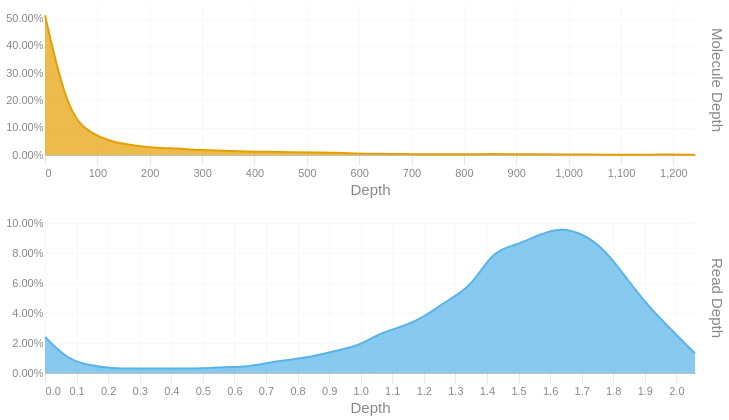

Source (notebook cell):
### Code cell
readdep = depth_hist(tb['Read Depth'], q99, 3)
readdep = readdep.with_columns(pl.lit('Read Depth').alias('Metric'))
if not SKIPLR:
    moldep = depth_hist(tb['Molecule Depth'], mol_q99, 1)
    moldep = moldep.with_columns(pl.lit('Molecule Depth').alias('Metric'))
    _hist = pl.concat([readdep, moldep])
    _hist = _hist.filter(pl.col('Proportion') != 0)
    with SafeRender(_hist):
        (
            alt.Chart(_hist)        
            .mark_area(interpolate = "basis")
            .encode(
                x=alt.X('Bin:Q').scale(domainMin=0).axis(alt.Axis(title='Depth')),
                y = alt.Y('Proportion:Q', title = None).axis(format = '.2%'),
                color = alt.Color('Metric:N').legend(None),
                row = alt.Row("Metric:N").header(title = None, labelOrient = 'right'),
                tooltip = [
                    alt.Tooltip("Metric:N", title = "Metric"),
                    alt.Tooltip('Interval:N', title = "Depth Interval"),
                    alt.Tooltip('Proportion:Q', title = "% Alignments").format('.2%')
                ]
            )
            .resolve_scale(x='independent', y='independent')
            .properties(
                height = 150, width = 650,
                usermeta={'embedOptions': {'downloadFileName': f'{samplename}.depth.hist'}}
            )
        ).display()
else:
    readdep = readdep.filter(pl.col('Proportion') != 0)
    with SafeRender(readdep):
        (
            alt.Chart(readdep)        
            .mark_area(interpolate = "basis")
            .encode(
                x=alt.X('Bin:Q').scale(domainMin=0).axis(alt.Axis(title='Depth')),
                y = alt.Y('Proportion:Q', title = None).axis(format = '.2%'),
                tooltip = [
                    alt.Tooltip('Interval:N', title = "Depth Interval"),
                    alt.Tooltip('Proportion:Q', title = "% Alignments").format('.2%')
                ]
            )
            .properties(
                usermeta={'embedOptions': {'downloadFileName': f'{samplename}.depth.hist'}}
            )
        ).display()

### Figure 1 — Vega-Lite specification as saved in the notebook (floating-point values rounded to 4 significant figures)
{"width": 650, "height": 150, "config": {"title": {"anchor": "start", "dy": -15, "fontSize": 18, "color": "#888888", "subtitleColor": "#888888", "subtitleFontSize": 14}, "arc": {"fill": "#0072B2"}, "axis": {"domainColor": "#888888", "domainWidth": 0.5, "gridWidth": 0.2, "grid": false, "titleFontWeight": 400, "titleFontSize": 15, "labelFontSize": 11, "labelColor": "#888888", "tickColor": "#888888", "tickWidth": 0.2, "titleColor": "#888888"}, "axisBand": {"grid": false}, "axisX": {"grid": true, "tickSize": 10, "domainCap": "round"}, "axisY": {"domain": false, "grid": true, "tickSize": 0, "domainCap": "round"}, "background": "transparent", "header": {"labelFontSize": 15, "labelColor": "#888888", "titleFontSize": 15, "titleFontWeight": 600, "titleColor": "#888888"}, "legend": {"labelFont": "sans-serif", "labelFontSize": 12, "labelColor": "#888888", "symbolSize": 100, "symbolType": "circle", "titleFontSize": 12, "titlePadding": 10, "titleColor": "#888888", "title": null}, "range": {"category": ["#E69F00", "#56B4E9", "#009E73", "#F0E442", "#0072B2", "#D55E00", "#CC79A7", "#000000"], "diverging": ["#cfe8f3", "#a2d4ec", "#73bfe2", "#46abdb", "#1696d2", "#12719e"]}, "area": {"fill": "#0072B2", "fillOpacity": 0.7, "line": true, "strokeOpacity": 0.7}, "line": {"color": "#0072B2", "stroke": "#0072B2", "strokeWidth": 2}, "trail": {"color": "#0072B2", "stroke": "#0072B2", "strokeWidth": 0, "size": 1}, "point": {"filled": true, "fillOpacity": 1.0, "size": 95}, "text": {"color": "#888888", "fontSize": 11, "align": "right", "fontWeight": 400, "size": 11}, "bar": {"fill": "#0072B2", "stroke": null}, "view": {"stroke": null, "continuousWidth": 660, "continuousHeight": 400}}, "data": {"name": "data-4a8a737ca2e07c8feaf9b10a7bf2ea8c"}, "mark": {"type": "area", "interpolate": "basis"}, "encoding": {"color": {"field": "Metric", "legend": null, "type": "nominal"}, "row": {"field": "Metric", "header": {"title": null, "labelOrient": "right"}, "type": "nominal"}, "tooltip": [{"field": "Metric", "title": "Metric", "type": "nominal"}, {"field": "Interval", "title": "Depth Interval", "type": "nominal"}, {"field": "Proportion", "format": ".2%", "title": "% Alignments", "type": "quantitative"}], "x": {"axis": {"title": "Depth"}, "field": "Bin", "scale": {"domainMin": 0}, "type": "quantitative"}, "y": {"axis": {"format": ".2%"}, "field": "Proportion", "title": null, "type": "quantitative"}}, "resolve": {"scale": {"x": "independent", "y": "independent"}}, "usermeta": {"embedOptions": {"downloadFileName": "S5_Hudson_1176.depth.hist"}}, "$schema": "https://vega.github.io/schema/vega-lite/v6.1.0.json", "datasets": {"data-4a8a737ca2e07c8feaf9b10a7bf2ea8c": [{"Bin": 0.0, "Interval": "0.0-0.071", "Proportion": 0.024, "Metric": "Read Depth"}, {"Bin": 0.071, "Interval": "0.071-0.142", "Proportion": 0.009, "Metric": "Read Depth"}, {"Bin": 0.142, "Interval": "0.142-0.213", "Proportion": 0.005, "Metric": "Read Depth"}, {"Bin": 0.213, "Interval": "0.213-0.284", "Proportion": 0.003, "Metric": "Read Depth"}, {"Bin": 0.284, "Interval": "0.284-0.355", "Proportion": 0.003, "Metric": "Read Depth"}, {"Bin": 0.355, "Interval": "0.355-0.426", "Proportion": 0.003, "Metric": "Read Depth"}, {"Bin": 0.426, "Interval": "0.426-0.497", "Proportion": 0.003, "Metric": "Read Depth"}, {"Bin": 0.497, "Interval": "0.497-0.568", "Proportion": 0.003, "Metric": "Read Depth"}, {"Bin": 0.568, "Interval": "0.568-0.639", "Proportion": 0.004, "Metric": "Read Depth"}, {"Bin": 0.639, "Interval": "0.639-0.71", "Proportion": 0.004, "Metric": "Read Depth"}, {"Bin": 0.71, "Interval": "0.71-0.781", "Proportion": 0.007, "Metric": "Read Depth"}, {"Bin": 0.781, "Interval": "0.781-0.852", "Proportion": 0.009, "Metric": "Read Depth"}, {"Bin": 0.852, "Interval": "0.852-0.923", "Proportion": 0.011, "Metric": "Read Depth"}, {"Bin": 0.923, "Interval": "0.923-0.994", "Proportion": 0.015, "Metric": "Read Depth"}, {"Bin": 0.994, "Interval": "0.994-1.065", "Proportion": 0.018, "Metric": "Read Depth"}, {"Bin": 1.065, "Interval": "1.065-1.136", "Proportion": 0.027, "Metric": "Read Depth"}, {"Bin": 1.136, "Interval": "1.136-1.207", "Proportion": 0.031, "Metric": "Read Depth"}, {"Bin": 1.207, "Interval": "1.207-1.278", "Proportion": 0.038, "Metric": "Read Depth"}, {"Bin": 1.278, "Interval": "1.278-1.349", "Proportion": 0.049, "Metric": "Read Depth"}, {"Bin": 1.349, "Interval": "1.349-1.42", "Proportion": 0.057, "Metric": "Read Depth"}, {"Bin": 1.42, "Interval": "1.42-1.491", "Proportion": 0.082, "Metric": "Read Depth"}, {"Bin": 1.491, "Interval": "1.491-1.562", "Proportion": 0.085, "Metric": "Read Depth"}, {"Bin": 1.562, "Interval": "1.562-1.633", "Proportion": 0.092, "Metric": "Read Depth"}, {"Bin": 1.633, "Interval": "1.633-1.704", "Proportion": 0.097, "Metric": "Read Depth"}, {"Bin": 1.704, "Interval": "1.704-1.775", "Proportion": 0.093, "Metric": "Read Depth"}, {"Bin": 1.775, "Interval": "1.775-1.846", "Proportion": 0.082, "Metric": "Read Depth"}, {"Bin": 1.846, "Interval": "1.846-1.917", "Proportion": 0.062, "Metric": "Read Depth"}, {"Bin": 1.917, "Interval": "1.917-1.988", "Proportion": 0.043, "Metric": "Read Depth"}, {"Bin": 1.988, "Interval": "1.988-2.059", "Proportion": 0.028, "Metric": "Read Depth"}, {"Bin": 2.059, "Interval": "2.059-2.13", "Proportion": 0.013, "Metric": "Read Depth"}, {"Bin": 0.0, "Interval": "0.0-42.8", "Proportion": 0.512, "Metric": "Molecule Depth"}, {"Bin": 42.8, "Interval": "42.8-85.6", "Proportion": 0.155, "Metric": "Molecule Depth"}, {"Bin": 85.6, "Interval": "85.6-128.4", "Proportion": 0.079, "Metric": "Molecule Depth"}, {"Bin": 128.4, "Interval": "128.4-171.2", "Proportion": 0.047, "Metric": "Molecule Depth"}, {"Bin": 171.2, "Interval": "171.2-214.0", "Proportion": 0.034, "Metric": "Molecule Depth"}, {"Bin": 214.0, "Interval": "214.0-256.8", "Proportion": 0.025, "Metric": "Molecule Depth"}, {"Bin": 256.8, "Interval": "256.8-299.6", "Proportion": 0.024, "Metric": "Molecule Depth"}, {"Bin": 299.6, "Interval": "299.6-342.4", "Proportion": 0.017, "Metric": "Molecule Depth"}, {"Bin": 342.4, "Interval": "342.4-385.2", "Proportion": 0.016, "Metric": "Molecule Depth"}, {"Bin": 385.2, "Interval": "385.2-428.0", "Proportion": 0.012, "Metric": "Molecule Depth"}, {"Bin": 428.0, "Interval": "428.0-470.8", "Proportion": 0.012, "Metric": "Molecule Depth"}, {"Bin": 470.8, "Interval": "470.8-513.6", "Proportion": 0.01, "Metric": "Molecule Depth"}, {"Bin": 513.6, "Interval": "513.6-556.4", "Proportion": 0.009, "Metric": "Molecule Depth"}, {"Bin": 556.4, "Interval": "556.4-599.2", "Proportion": 0.009, "Metric": "Molecule Depth"}, {"Bin": 599.2, "Interval": "599.2-642.0", "Proportion": 0.005, "Metric": "Molecule Depth"}, {"Bin": 642.0, "Interval": "642.0-684.8", "Proportion": 0.004, "Metric": "Molecule Depth"}, {"Bin": 684.8, "Interval": "684.8-727.6", "Proportion": 0.004, "Metric": "Molecule Depth"}, {"Bin": 727.6, "Interval": "727.6-770.4", "Proportion": 0.002, "Metric": "Molecule Depth"}, {"Bin": 770.4, "Interval": "770.4-813.2", "Proportion": 0.003, "Metric": "Molecule Depth"}, {"Bin": 813.2, "Interval": "813.2-856.0", "Proportion": 0.002, "Metric": "Molecule Depth"}, {"Bin": 856.0, "Interval": "856.0-898.8", "Proportion": 0.004, "Metric": "Molecule Depth"}, {"Bin": 898.8, "Interval": "898.8-941.7", "Proportion": 0.002, "Metric": "Molecule Depth"}, {"Bin": 941.7, "Interval": "941.7-984.5", "Proportion": 0.003, "Metric": "Molecule Depth"}, {"Bin": 984.5, "Interval": "984.5-1027.3", "Proportion": 0.002, "Metric": "Molecule Depth"}, {"Bin": 1027.0, "Interval": "1027.3-1070.1", "Proportion": 0.002, "Metric": "Molecule Depth"}, {"Bin": 1070.0, "Interval": "1070.1-1112.9", "Proportion": 0.001, "Metric": "Molecule Depth"}, {"Bin": 1113.0, "Interval": "1112.9-1155.7", "Proportion": 0.001, "Metric": "Molecule Depth"}, {"Bin": 1156.0, "Interval": "1155.7-1198.5", "Proportion": 0.001, "Metric": "Molecule Depth"}, {"Bin": 1198.0, "Interval": "1198.5-1241.3", "Proportion": 0.002, "Metric": "Molecule Depth"}, {"Bin": 1241.0, "Interval": "1241.3-1284.07", "Proportion": 0.001, "Metric": "Molecule Depth"}]}}
